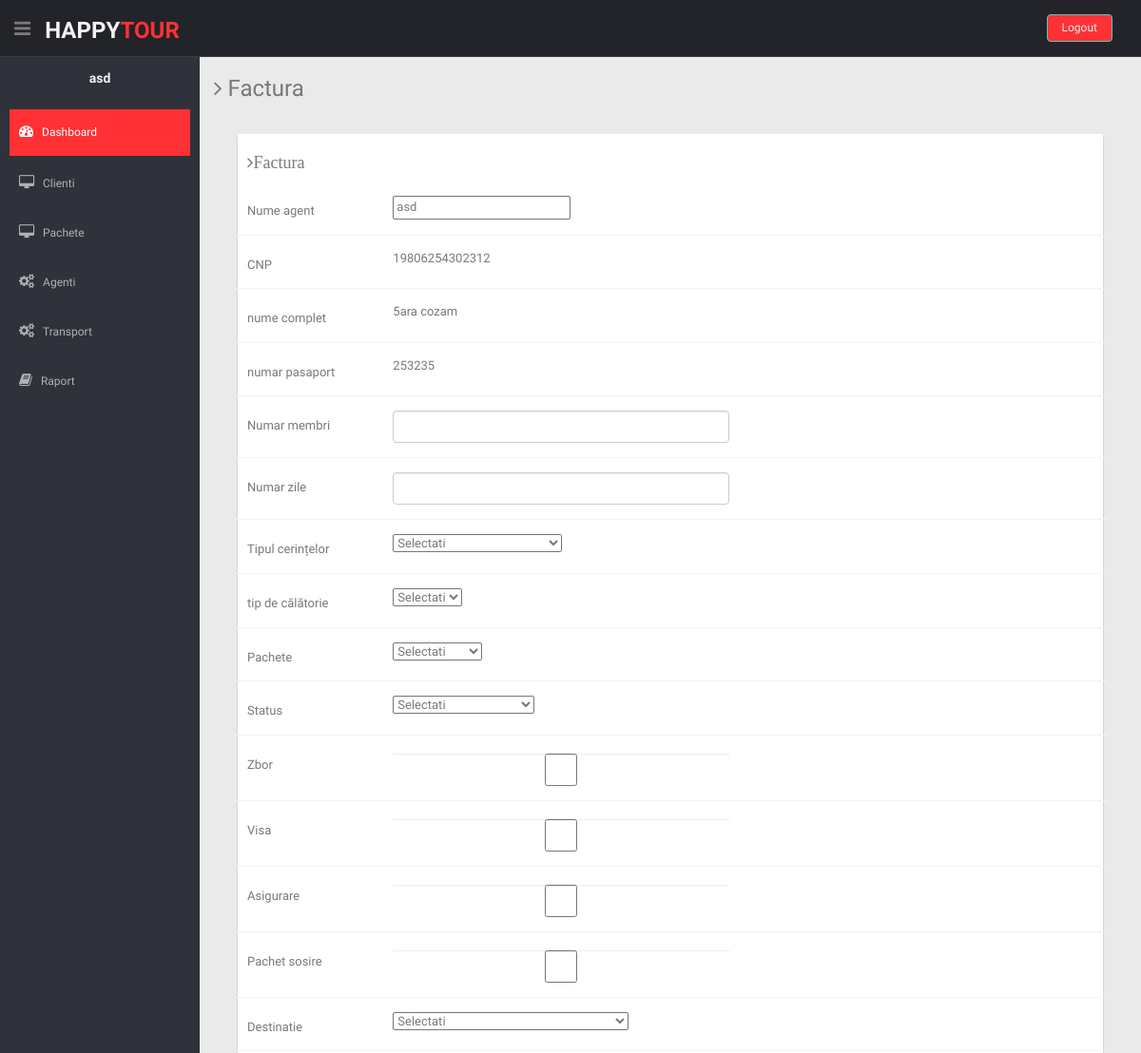
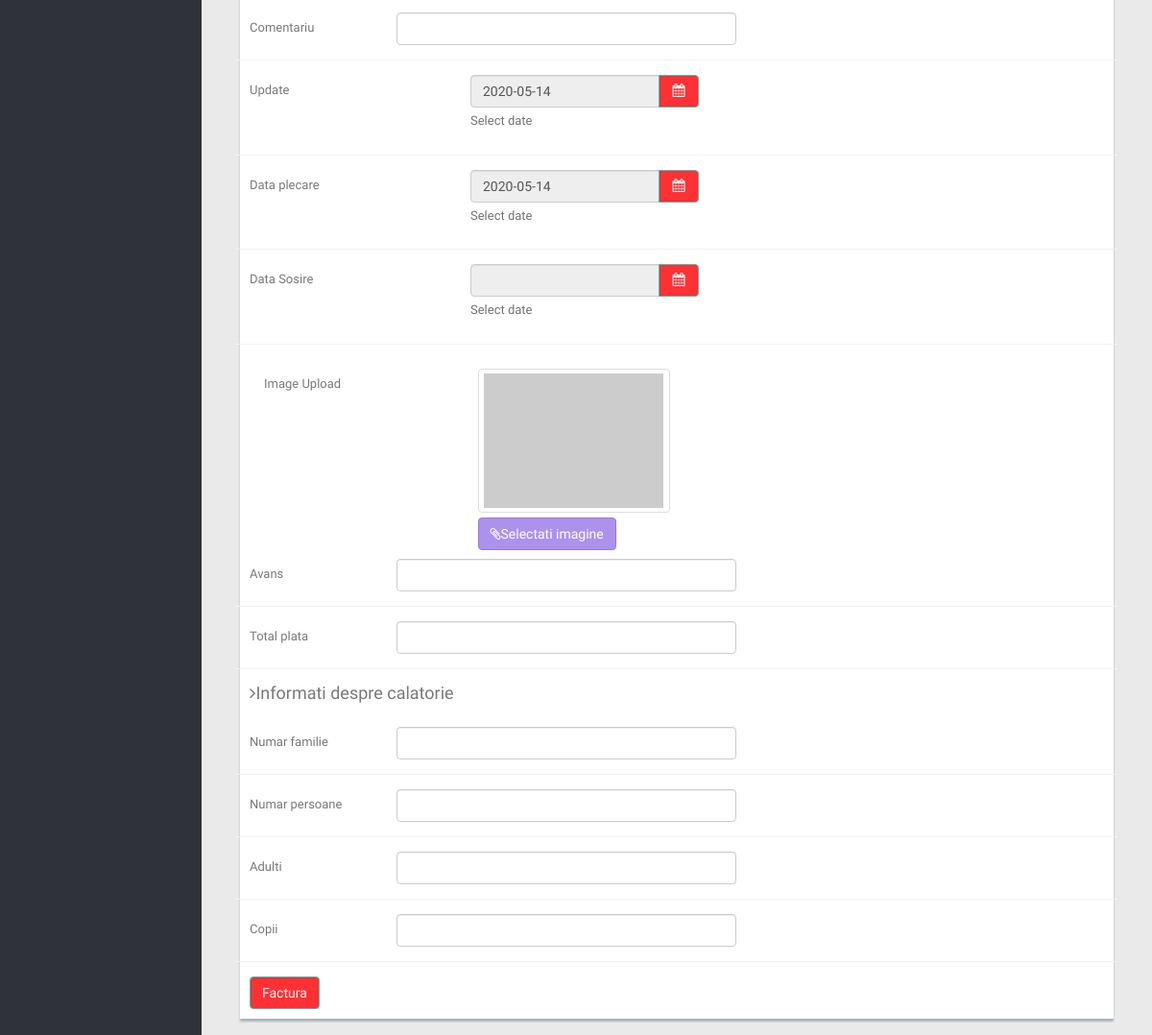
Page /clientTrip.php?plata=19806254302312 (signed in) on the committed database (2 pictures, top to bottom).
### tables this page shows
CREATE TABLE `clienti` (
  `id` int(11) NOT NULL,
  `id_agent` int(11) NOT NULL,
  `cnp` varchar(255) NOT NULL,
  `nume` varchar(255) NOT NULL,
  `prenume` varchar(255) NOT NULL,
  `email` varchar(255) NOT NULL,
  `numer_telefon` varchar(15) NOT NULL,
  `oras` varchar(255) NOT NULL,
  `zi_nastere` datetime NOT NULL,
  `apartament` varchar(255) NOT NULL,
  `localitate` varchar(255) NOT NULL,
  `strada` varchar(50) NOT NULL,
  `cod_postal` int(50) NOT NULL,
  `numar_pasaport` varchar(255) NOT NULL,
  `numarVisa` varchar(255) NOT NULL,
  `gender` varchar(255) NOT NULL,
  `data_inregistrare` datetime DEFAULT CURRENT_TIMESTAMP
);

### clientTrip.php (the view, shortened to what this page needs)
<?php
 require_once './partials/header.php';
?>
    <?php require_once './partials/sideBar.php' ?>
    <?php
            if(isset($_GET['plata'])){
                $cnpId = $_GET['plata'];
                $sql = mysqli_query($link, "SELECT * FROM clienti WHERE cnp = $cnpId");
                while($row = mysqli_fetch_array($sql)) {
                    $cnp = $row['cnp'];
                    $nume = $row['nume'];
                    $prenume = $row['prenume'];
                    $numarPasaport = $row['numar_pasaport'];
                }
            }
    ?>
    <section id="main-content">
      <section class="wrapper">
        <h3><i class="fa fa-angle-right"></i> Factura</h3>
        <div class="row mt">
          <div class="col-lg-12">
            <div class="col-lg-12">
                <div class="form-panel">
                <h4 class="mb"><i class="fa fa-angle-right">Factura</i> </h4>
                <form class="form-horizontal style-form" action="submitForm.php" method="post">
                    <div class="form-group">
                        <label class="col-sm-2 col-sm-2 control-label">Nume agent</label>
                        <div class="col-sm-10">
                            <input name="numeAgent" value="<?php echo $_SESSION['username']; ?>" class="col-form-label" readonly></input>
                        </div>
                    </div>
                    <div class="form-group">
                        <label class="col-sm-2 col-sm-2 control-label">CNP</label>
                        <div class="col-sm-5">
                            <label name="cnp" class="col-form-label"><?php echo $cnp ?></label>
                        </div>
                    </div>
                    <div class="form-group">
                        <label class="col-sm-2 col-sm-2 control-label">nume complet</label>
                        <div class="col-sm-5">
                            <label name="nume complet"><?php echo $nume . " ". $prenume ?></label>
                        </div>
                    </div>
                    <div class="form-group">
                        <label class="col-sm-2 col-sm-2 control-label">numar pasaport</label>
                        <div class="col-sm-5">
                            <label  name="numarPasaport"><?php echo $numarPasaport ?></label>
                        </div>
                    </div>
                    <div class="form-group">
                        <label class="col-sm-2 col-sm-2 control-label">Numar membri</label>
                        <div class="col-sm-5">
                            <input type="number" name="numarMembri" value="" class="form-control">
                        </div>
                    </div>
                    <div class="form-group">
                        <label class="col-sm-2 col-sm-2 control-label">Numar zile</label>
                        <div class="col-sm-5">
                            <input type="number" name="numarZile" value= "" class="form-control">
                        </div>
                    </div>
                    <div class="form-group">
                        <label class="col-sm-2 col-sm-2 control-label">Tipul cerințelor</label>
                        <div class="col-sm-5">
                            <select id="cars" name="tipcerinte">
                                <option>Selectati</option>
                            </select>
                        </div>
                    </div>
                    <div class="form-group">
                        <label class="col-sm-2 col-sm-2 control-label">tip de călătorie</label>
                        <div class="col-sm-5">
                            <select id="cars" name="tipCaltorie">
                                <option>Selectati</option>
                            </select>
                        </div>
                    </div>
                    <div class="form-group">
                        <label class="col-sm-2 col-sm-2 control-label">Pachete</label>
                        <div class="col-sm-5">
                            <select id="cars" name="tipPachet">
                                <option>Selectati</option>
                            </select>
                        </div>
                    </div>
                    <div class="form-group">
                        <label class="col-sm-2 col-sm-2 control-label">Status</label>
                        <div class="col-sm-5">
                            <select id="cars" name="stare">
                                <option>Selectati</option>
                            </select>
                        </div>
                    </div>
                    <div class="form-group">
                        <label class="col-sm-2 col-sm-2 control-label">Zbor</label>
                        <div class="col-sm-5">
                            <input type="checkbox" name="zbor" value="Zbor" class="form-control">
                        </div>
                    </div>
                    <div class="form-group">
                        <label class="col-sm-2 col-sm-2 control-label">Visa</label>
                        <div class="col-sm-5">
                            <input type="checkbox" name="visa" value="Visa" class="form-control">
                        </div>
                    </div>
                    <div class="form-group">
                        <label class="col-sm-2 col-sm-2 control-label">Asigurare</label>
                        <div class="col-sm-5">
                            <input type="checkbox" name="asigurare" value="Asigurare" class="form-control">
                        </div>
                    </div>
                    <div class="form-group">
                        <label class="col-sm-2 col-sm-2 control-label">Pachet sosire</label>
                        <div class="col-sm-5">
                            <input type="checkbox" name="pachetSosire" value="Pachet sosire" class="form-control">
                        </div>
                    </div>
                    <div class="form-group">
                        <label class="col-sm-2 col-sm-2 control-label">Destinatie</label>
                        <div class="col-sm-5">
                        <select id="cars" name="destinatie">
                        <option>Selectati</option>
                            </select>
                        </div>
                    </div>
                    <div class="form-group">
                        <label class="col-sm-2 col-sm-2 control-label">Comentariu</label>
                        <div class="col-sm-5">
                            <input type="textarea" name="comentariu"  class="form-control">
                        </div>
                    </div>
                    <div class="form-group">
                      <label class="control-label col-md-3">Update</label>
                      <div class="col-md-3 col-xs-11">
                        <div data-date-viewmode="years" data-date-format="yyyy-mm-dd" data-date="" class="input-append date dpYears">
                          <input type="text" readonly="" name="lastUpdate" value="2020-05-14" size="16" class="form-control">
                          <span class="input-group-btn add-on">
                            <button class="btn btn-theme" type="button"><i class="fa fa-calendar"></i></button>
                            </span>
                        </div>
                        <span class="help-block">Select date</span>
                      </div>
                    </div>
                    <div class="form-group">
                      <label class="control-label col-md-3">Data plecare</label>
                      <div class="col-md-3 col-xs-11">
                        <div data-date-viewmode="years" data-date-format="yyyy-mm-dd" data-date="" class="input-append date dpYears">
                          <input type="text" readonly="" name="dataPlecare" value="2020-05-14" size="16" class="form-control">
                          <span class="input-group-btn add-on">
                            <button class="btn btn-theme" type="button"><i class="fa fa-calendar"></i></button>
                            </span>
                        </div>
                        <span class="help-block">Select date</span>
                      </div>
                    </div>
                    <div class="form-group">
                      <label class="control-label col-md-3">Data Sosire</label>
                      <div class="col-md-3 col-xs-11">
                        <div data-date-viewmode="years" data-date-format="yyyy-mm-dd" data-date="" class="input-append date dpYears">
                          <input type="text" readonly="" name="dataSosire" value="" size="16" class="form-control">
                          <span class="input-group-btn add-on">
                            <button class="btn btn-theme" type="button"><i class="fa fa-calendar"></i></button>
                            </span>
                        </div>
                        <span class="help-block">Select date</span>
                      </div>
                    </div>
                    <div class="row mt">
                        <div class="col-lg-12">
                            <label class="control-label col-md-3">Image Upload</label>
                            <div class="col-md-9">
                                <div class="fileupload fileupload-new" data-provides="fileupload">
                                <div class="fileupload-new thumbnail" style="width: 200px; height: 150px;">
                                    <img src="http://www.placehold.it/200x150/EFEFEF/AAAAAA&text=no+image" alt="" />
                                </div>
                                <div>
                                    <span class="btn btn-theme02 btn-file">
                                    <span class="fileupload-new"><i class="fa fa-paperclip"></i>Selectati imagine</span>
                                    </span>
                                </div>
                                </div>
                            </div>
                        </div>
                    </div>
                    <div class="form-group">
                        <label class="col-sm-2 col-sm-2 control-label">Avans</label>
                        <div class="col-sm-5">
                            <input type="text" name="avans" value="" class="form-control">
                        </div>
                    </div>
                    <div class="form-group">
                        <label class="col-sm-2 col-sm-2 control-label">Total plata</label>
                        <div class="col-sm-5">
                            <input type="text" name="totalPlata" value="" class="form-control">
                        </div>
                    </div>
                    <h4 class="mb"><i class="fa fa-angle-right"></i>Informati despre calatorie</h4>
                    <div class="form-group">
                        <label class="col-sm-2 col-sm-2 control-label">Numar familie</label>
                        <div class="col-sm-5">
                            <input type="text" name="numarFamilie" value="" class="form-control">
                        </div>
                    </div>
                    <div class="form-group">
                        <label class="col-sm-2 col-sm-2 control-label">Numar persoane</label>
                        <div class="col-sm-5">
                            <input type="text" name="numarPersoane" value="" class="form-control">
                        </div>
                    </div>
                    <div class="form-group">
                        <label class="col-sm-2 col-sm-2 control-label">Adulti</label>
                        <div class="col-sm-5">
                            <input type="text" name="adulti" value="" class="form-control">
                        </div>
                    </div>
                    <div class="form-group">
                        <label class="col-sm-2 col-sm-2 control-label">Copii</label>
                        <div class="col-sm-5">
                            <input type="text" name="copii" value="" class="form-control">
                        </div>
                    </div>
                    <button type="submit" name="invoice" class='btn btn-theme'>Factura</button>
                </form>
                </div>
            </div>
          </div>
        </div>
      </section>
    </section>
    <?php require_once './partials/footer.php' ?>

### css/style.css (style rules this page uses)
body { color: #797979; background: #eaeaea; font-family: 'Ruda', sans-serif; padding: 0px !important; margin: 0px !important; font-size:13px; }
.btn-theme { color: #fff; background-color: #ff3134; border-color: #48bcb4; }
.btn-theme02 { color: #fff; background-color: #ac92ec; border-color: #967adc; }
.mt { margin-top: 25px; }
.mb { margin-bottom: 25px; }
#main-content { margin-left: 210px; }
.wrapper { display: inline-block; margin-top: 60px; padding-left: 15px; padding-right: 15px; padding-bottom: 15px; padding-top: 0px; width: 100%; }
.form-panel { background: #ffffff; margin: 10px; padding: 10px; box-shadow: 0px 3px 2px #aab2bd; text-align: left; }
label { font-weight: 400; }
.form-horizontal.style-form .form-group { border-bottom: 1px solid #eff2f7; padding-bottom: 15px; margin-bottom: 15px; }
@media (min-width: 768px) { .form-horizontal .control-label { text-align: left; } }
.add-on { float: right; margin-top: -37px; padding: 3px; text-align: center; }
.add-on .btn { height: 34px; }

### rows in the picture
clienti: cnp "19806254302312", nume "5ara", prenume "cozam", numar_pasaport "253235"

### other values in the picture
$_SESSION['username'] "asd"
